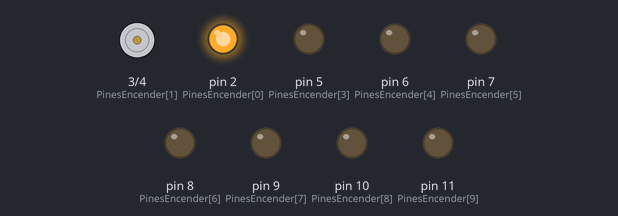
Bench run of a sketch on a simulated Arduino Uno, built with avr-gcc and run on an emulated ATmega328P. Parts: motor-driver pin pairs drawn as motors (green arrow = first pin HIGH = forward, orange = second pin HIGH = backward, longer = more drive), output pins drawn as LEDs (lit = HIGH).

Above: at 0.02 s.
At 0.9 s:
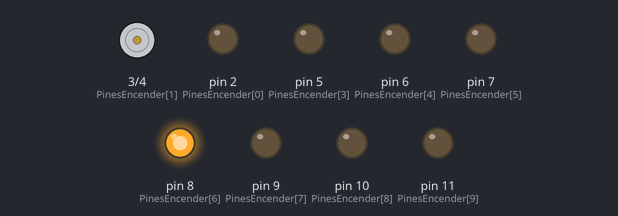
At 1.77 s:
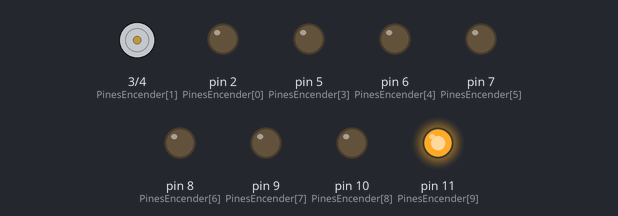
At 3.3 s:
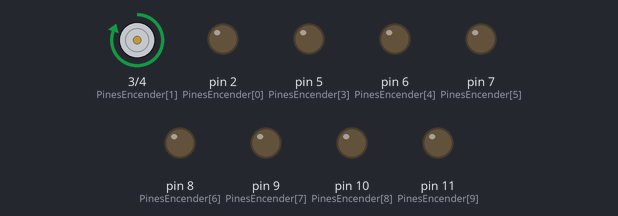
At 4.72 s:
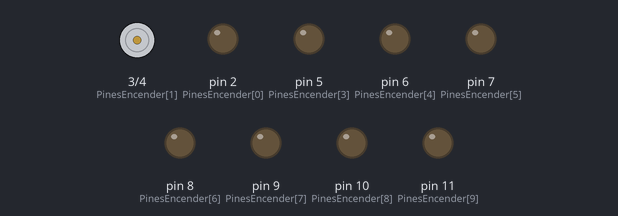
At 7.05 s:
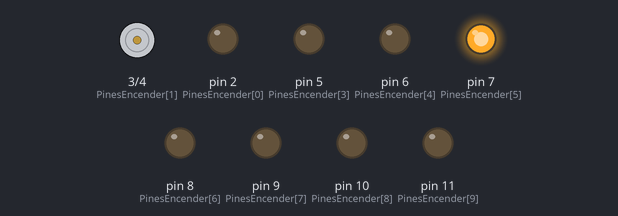
Timing chart, 0 to 7.3 s (numbered marks = the images above):
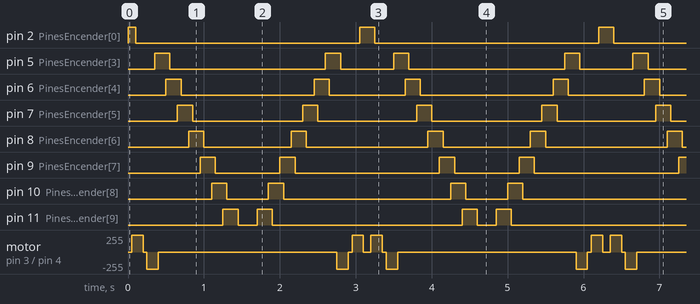

Measured:
- by itself, pin 2 (PinesEncender[0]): repeats every 3.2 s: LOW 3.0 s, HIGH 0.20 s
- by itself, pin 5 (PinesEncender[3]): repeats every 3.2 s: LOW 2.1 s, HIGH 0.20 s, LOW 0.70 s, HIGH 0.20 s
- by itself, pin 6 (PinesEncender[4]): repeats every 3.2 s: LOW 1.8 s, HIGH 0.20 s, LOW 1.0 s, HIGH 0.20 s
- by itself, pin 7 (PinesEncender[5]): alternates HIGH for 0.20 s and LOW for 1.4 s
- by itself, pin 8 (PinesEncender[6]): repeats every 3.2 s: LOW 1.2 s, HIGH 0.20 s, LOW 1.6 s, HIGH 0.20 s
- by itself, pin 9 (PinesEncender[7]): repeats every 3.2 s: LOW 0.85 s, HIGH 0.20 s, LOW 1.9 s, HIGH 0.20 s
- by itself, pin 10 (PinesEncender[8]): repeats every 3.2 s: LOW 0.55 s, HIGH 0.20 s, LOW 2.2 s, HIGH 0.20 s
- by itself, pin 11 (PinesEncender[9]): repeats every 3.2 s: LOW 0.25 s, HIGH 0.20 s, LOW 2.5 s, HIGH 0.20 s

The sketch:

Serie_luces.ino
```cpp
/*
 Fundacion Kinal
 Centro Educativo Tecnico Laboral Kinal
 Electronica
 Grado: Quinto
 Sección A
 Nombre: Jared Hernan Ruiz Anleu
 Curso: Taller de electronica digital y reparación de computadoras I
 Carné: 2022011
 */
int PinesEncender[]={2,3,4,5,6,7,8,9,10,11};
int Contador = 0;
void setup() {
  pinMode(2,OUTPUT);
  pinMode(3,OUTPUT);
  pinMode(4,OUTPUT);
  pinMode(5,OUTPUT);
  pinMode(6,OUTPUT);
  pinMode(7,OUTPUT);
  pinMode(8,OUTPUT);
  pinMode(9,OUTPUT);
  pinMode(10,OUTPUT);
  pinMode(11,OUTPUT);

}
void loop() {
for(Contador=0;Contador<10;Contador ++){
  digitalWrite(PinesEncender[Contador],HIGH);
  delay(50);
  digitalWrite(PinesEncender[Contador + 1],HIGH);
  delay(50);
  digitalWrite(PinesEncender[Contador],LOW);
  delay(50);
}
for(Contador=11;Contador>0;Contador --){
  digitalWrite(PinesEncender[Contador],HIGH);
  delay(50);
  digitalWrite(PinesEncender[Contador - 1],HIGH);
  delay(50);
  digitalWrite(PinesEncender[Contador],LOW);
  delay(50);
}


}
```
